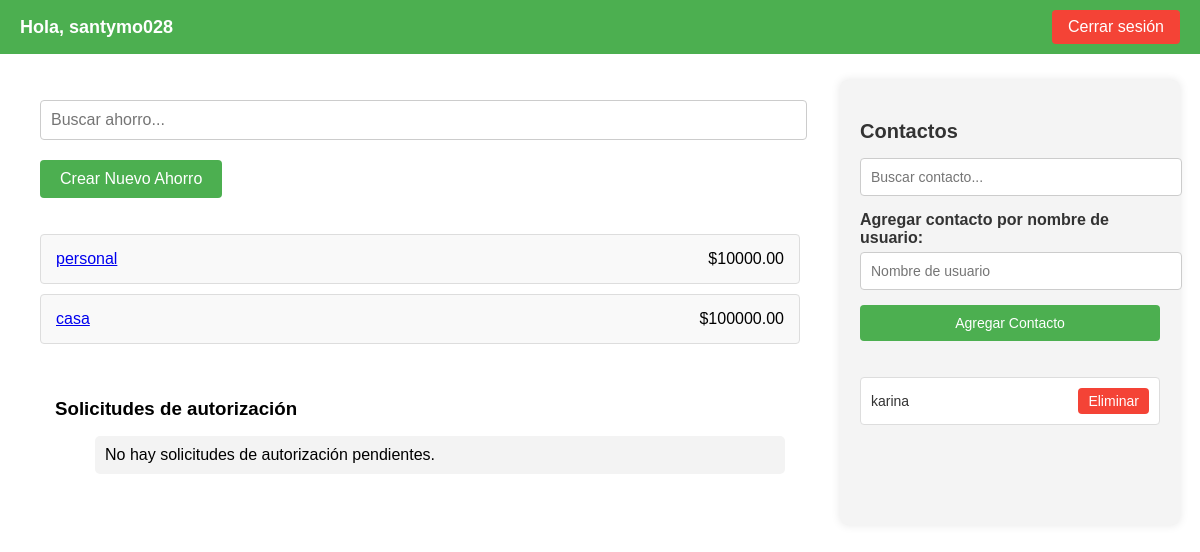
Before: / (signed in) with the older database file.
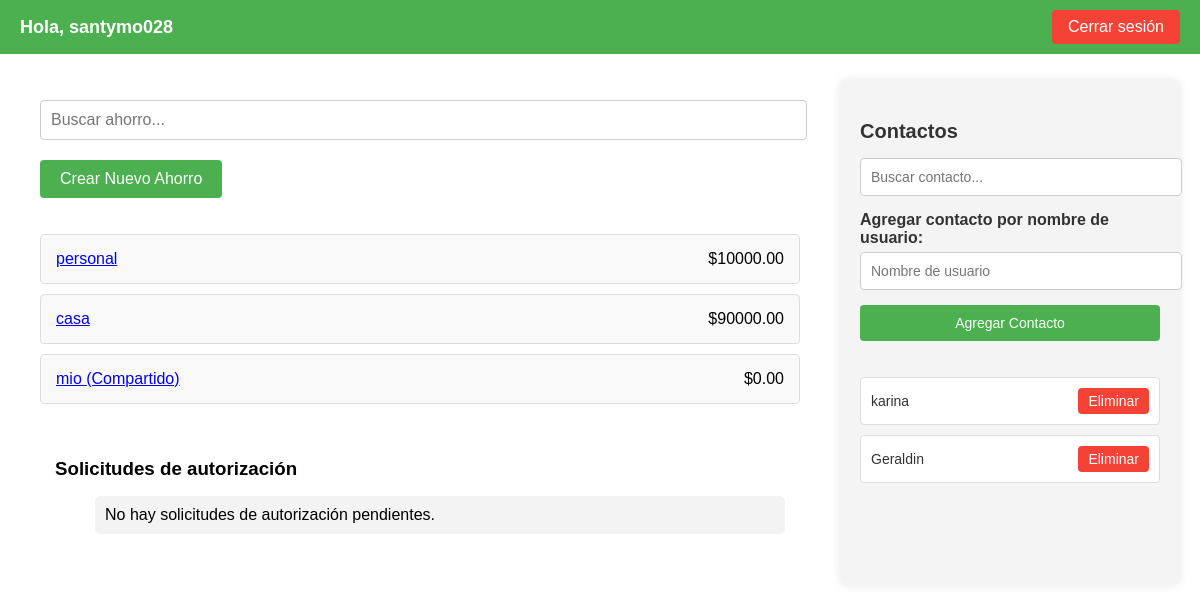
After: the same page with the newer database file.
### finanzas/models.py (models this page shows, shortened)
class Ahorro(models.Model):
    nombre = models.CharField(max_length=100)
    monto_actual = models.DecimalField(max_digits=10, decimal_places=2, default=0.00)
    creado_por = models.ForeignKey(User, on_delete=models.CASCADE, related_name='ahorros_creados', null=True, blank=True)
    es_grupal = models.BooleanField(default=False)
    miembros = models.ManyToManyField(User, related_name='ahorros', blank=True)

class Contacto(models.Model):
    usuario = models.ForeignKey(User, related_name='contactos_agregados', on_delete=models.CASCADE)
    contacto = models.ForeignKey(User, related_name='contactos_agregados_por', on_delete=models.CASCADE)
    fecha_agregado = models.DateTimeField(auto_now_add=True)

### finanzas/views.py (the view)
# urls.py: path('', views.lista_ahorros, name='home'),  # Página principal
@login_required
def lista_ahorros(request):
    ahorros_personales = Ahorro.objects.filter(creado_por=request.user)
    ahorros_compartidos = Ahorro.objects.filter(compartido_con__usuario=request.user)
    contactos = User.objects.exclude(id=request.user.id)
    contactos = Contacto.objects.filter(usuario=request.user)  # <--- Esto es clave
    return render(request, 'finanzas/lista_ahorros.html', {
        'ahorros_personales': ahorros_personales,
        'ahorros_compartidos': ahorros_compartidos,
        'contactos': contactos  # Sin coma al final
    })

### finanzas/templates/finanzas/lista_ahorros.html (shortened to what this page needs)
<!DOCTYPE html>
<html lang="es">
<head>
</head>
<body>
    <div class="navbar">
        <span>Hola, {{ request.user.username }}</span>
        <a href="{% url 'login' %}">Cerrar sesión</a>
    </div>
    <div class="container">
        <div class="search-bar">
            <input type="text" id="buscar-ahorro" placeholder="Buscar ahorro...">
        </div>
        <a href="{% url 'crear_ahorro' %}" class="btn-crear">Crear Nuevo Ahorro</a>
        <ul class="ahorro-list">
            {% for ahorro in ahorros_personales %}
                <li>
                    <a href="{% url 'detalle_ahorro' ahorro.id %}">{{ ahorro.nombre }}</a>
                    <span class="monto">${{ ahorro.monto_actual }}</span>
                </li>
            {% endfor %}
            {% for ahorro in ahorros_compartidos %}
                <li>
                    <a href="{% url 'detalle_ahorro' ahorro.id %}">{{ ahorro.nombre }} (Compartido)</a>
                    <span class="monto">${{ ahorro.monto_actual }}</span>
                </li>
            {% endfor %}
        </ul>
        <div class="solicitud-list">
            <h3>Solicitudes de autorización</h3>
            <ul>
                {% for solicitud in solicitudes_autorizacion %}
                    <li>
                        <span>{{ solicitud.usuario.username }} solicita retirar ${{ solicitud.monto }} de {{ solicitud.ahorro.nombre }}</span>
                        <div class="solicitud-buttons">
                            <form action="{% url 'autorizar_retiro' solicitud.id %}" method="post">
                                {% csrf_token %}
                                <button type="submit" class="btn-aceptar">Autorizar</button>
                            </form>
                            <form action="{% url 'rechazar_retiro' solicitud.id %}" method="post">
                                {% csrf_token %}
                                <button type="submit" class="btn-rechazar">Rechazar</button>
                            </form>
                        </div>
                    </li>
                {% empty %}
                    <li>No hay solicitudes de autorización pendientes.</li>
                {% endfor %}
            </ul>
        </div>
    </div>
    <div class="sidebar">
        <h3>Contactos</h3>
        <div class="search-contacts">
            <input type="text" id="buscar-contacto" placeholder="Buscar contacto...">
        </div>
        <form method="post" action="{% url 'agregar_contacto' %}">
            <div class="form-group">
                <label for="nombre_usuario">Agregar contacto por nombre de usuario:</label>
                <input type="text" id="nombre_usuario" name="nombre_usuario" placeholder="Nombre de usuario" required>
            </div>
            <button type="submit" class="btn-agregar-contacto">Agregar Contacto</button>
        </form>
        <ul class="contacts-list">
            {% for contacto in contactos %}
                <li>
                    <span>{{ contacto.contacto.username }}</span>
                    <button class="btn-eliminar" onclick="eliminarContacto('{{ contacto.contacto.username }}')">Eliminar</button>
                </li>
            {% empty %}
                <li>No tienes contactos.</li>
            {% endfor %}
        </ul>
    </div>
</body>
</html>

### finanzas/templates/finanzas/lista_ahorros.html (style rules this page uses)
body { font-family: Arial, sans-serif; margin: 0; padding: 0; background-image: url('background.jpg'); background-size: cover; background-position: center; background-repeat: no-repeat; background-attachment: fixed; display: flex; }
.navbar { background-color: #4CAF50; color: white; padding: 10px 20px; display: flex; justify-content: space-between; align-items: center; position: fixed; width: 100%; top: 0; z-index: 1000; box-sizing: border-box; }
.navbar span { font-size: 18px; font-weight: bold; }
.navbar a { color: white; text-decoration: none; padding: 8px 16px; border-radius: 4px; background-color: #f44336; white-space: nowrap; margin-left: 10px; }
.container { padding: 20px; background-color: rgba(255, 255, 255, 0.8); border-radius: 8px; margin: 80px 20px 20px 20px; flex: 1; }
.search-bar { margin-bottom: 20px; }
.search-bar input { width: 98%; padding: 10px; font-size: 16px; border: 1px solid #ccc; border-radius: 4px; }
.ahorro-list { list-style-type: none; padding: 0; }
.ahorro-list li { background-color: #f9f9f9; margin: 10px 0; padding: 15px; border: 1px solid #ddd; border-radius: 4px; display: flex; justify-content: space-between; align-items: center; }
.btn-crear { display: inline-block; padding: 10px 20px; background-color: #4CAF50; color: white; text-decoration: none; border-radius: 4px; margin-bottom: 20px; text-align: center; }
.solicitud-list { margin-top: 20px; background: #fff; padding: 15px; border-radius: 8px; }
.solicitud-list h3 { margin-bottom: 10px; }
.solicitud-list li { display: flex; justify-content: space-between; align-items: center; background: #f3f3f3; padding: 10px; border-radius: 5px; margin-bottom: 10px; }
.sidebar { width: 300px; background-color: #f4f4f4; padding: 20px; margin: 80px 20px 20px 0; border-radius: 8px; box-shadow: 0 0 10px rgba(0, 0, 0, 0.1); }
.sidebar h3 { margin-bottom: 15px; font-size: 20px; color: #333; }
.sidebar .search-contacts { margin-bottom: 15px; }
.sidebar .search-contacts input { width: 100%; padding: 10px; border: 1px solid #ccc; border-radius: 4px; font-size: 14px; }
.sidebar .form-group { margin-bottom: 15px; }
.sidebar .form-group label { display: block; margin-bottom: 5px; font-weight: bold; color: #333; }
.sidebar .form-group input { width: 100%; padding: 10px; border: 1px solid #ccc; border-radius: 4px; font-size: 14px; }
.sidebar .contacts-list { list-style-type: none; padding: 0; }
.sidebar .contacts-list li { display: flex; justify-content: space-between; align-items: center; padding: 10px; background: #fff; border: 1px solid #ddd; border-radius: 4px; margin-bottom: 10px; }
.sidebar .contacts-list li span { font-size: 14px; color: #333; }
.sidebar .contacts-list li .btn-eliminar { padding: 5px 10px; border: none; border-radius: 4px; background-color: #f44336; color: white; cursor: pointer; font-size: 14px; }
.btn-agregar-contacto { display: inline-block; padding: 10px 20px; background-color: #4CAF50; color: white; text-decoration: none; border-radius: 4px; margin-bottom: 20px; text-align: center; width: 100%; font-size: 14px; border: none; cursor: pointer; }

Changed rows visible on the page:
changed Ahorro "casa": monto_actual "100000.00" → "90000.00"
added Ahorro: nombre "mio", monto_actual "0.00"
added Contacto: contacto.username "Geraldin"
